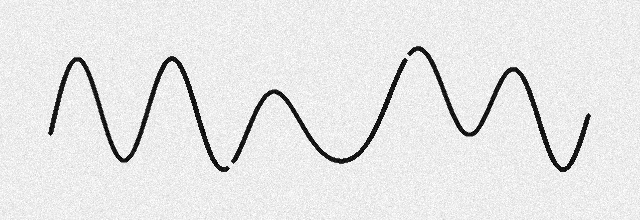
%> input picture data/writer01/forged_random_01.png, 640 x 220 px
$ octave --eval "result = preprocessSignature('../data/writer01/forged_random_01.png');"   (GNU Octave 9; MATLAB toolbox functions it lacks are replaced by stand-ins)
%> lines starting %> are read from the running program, lines starting %| are printed output that depends on the picture; in (x1, y1, x2, y2) boxes, pixels count from 0 and x2, y2 are one past the last pixel; in counts of white or black regions, pixels touching at a corner belong together; the program's own positions count from 1
function [B, info] = preprocessSignature(I, opts)

if nargin < 2, opts = struct(); end
opts = setDefault(opts, 'size',       [128 256]);
opts = setDefault(opts, 'medianSize', [3 3]);
opts = setDefault(opts, 'minBlob',    20);
opts = setDefault(opts, 'deskew',     true);
opts = setDefault(opts, 'pad',        4);

if ischar(I) || isstring(I)
    info.file = char(I);
    [I, map] = imread(char(I));
%> I is the input picture: size 220x640 uint8; min 0, max 255, mean 229.1
%> map = []
    if ~isempty(map) && ndims(I) == 2
        if islogical(I), I = uint8(I); end
        I = ind2rgb(I, map);
    end
else
    info.file = '<matrix>';
end

if ndims(I) == 3
    try
        I = rgb2gray(I);
    catch
        I = 0.2989*double(I(:,:,1)) + 0.5870*double(I(:,:,2)) + 0.1140*double(I(:,:,3));
        if max(I(:)) > 1, I = I / 255; end
    end
end
if islogical(I)
    G = double(I);
else
    G = im2double(I);
end

G = medianFilter(G, opts.medianSize);

lo = min(G(:)); hi = max(G(:));
%> after `lo = min(G(:))`: lo = 0.0353
%> after `hi = max(G(:))`: hi = 0.992
if hi - lo > eps
    G = (G - lo) / (hi - lo);
end

level = otsuLevel(G);
%> in otsuLevel, `counts = histc(min(max(round(x*(nb-1)), 0), nb-1), 0:nb-1);`: counts = 256 values, max 15268 at index 240, min 0 at index 13, mean 550
%> in otsuLevel, `p = counts / max(sum(counts), eps);`: p = 256 values, max 0.108 at index 240, min 0 at index 13, mean 0.00391
%> in otsuLevel, `omega = cumsum(p);`: omega = 256 values from 1.42e-05 to 1
%> in otsuLevel, `mu    = cumsum(p .* idx);`: mu = 256 values from 0 to 0.902
%> in otsuLevel, `muT   = mu(end);`: muT = 0.902
%> in otsuLevel, `denom = omega .* (1 - omega);`: denom = 256 values, max 0.248 at index 238, min 1.11e-16 at index 256, mean 0.0385
%> in otsuLevel, `ok = denom > eps;`: ok = 256 logical values, 255 true
%> in otsuLevel, `[~, k] = max(sigmaB);`: k = 132
%> in otsuLevel, `level = idx(k);`: level = 0.514
%> level = 0.514
B = G > level;
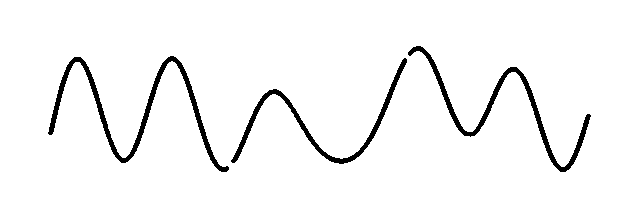
%> B: size 220x640 logical; 96.2% white; 3 black regions, box (x1, y1, x2, y2) and area: (48, 56, 229, 172) 2140, (408, 46, 591, 172) 1796, (231, 58, 407, 164) 1463

if mean(B(:)) > 0.5
    B = ~B;
end
info.otsuLevel = level;
%> info.otsuLevel = 0.514

B = despeckle(B, opts.minBlob);
B = bridgeGaps(B);

if ~any(B(:))
    warning('preprocessSignature:empty', 'No ink found after thresholding.');
    B = false(opts.size);
    info.angle = 0; info.bbox = [1 1 1 1]; info.inkPixels = 0;
    info.aspectRaw = 1;
    return;
end

angle = 0;
if opts.deskew
    [r, c] = find(B);
%> r = 5399 values from 47 to 172; c = 5399 values from 49 to 591
    r = r - mean(r); c = c - mean(c);
%> after `r = r - mean(r)`: r = 5399 values, max 58.69 at index 2106, min -66.31 at index 3646, mean 1.35e-15
%> after `c = c - mean(c)`: c = 5399 values from -260 to 282
    mu20 = mean(c.^2); mu02 = mean(r.^2); mu11 = mean(r.*c);
%> after `mu20 = mean(c.^2)`: mu20 = 27745.2
%> after `mu02 = mean(r.^2)`: mu02 = 977.9
%> after `mu11 = mean(r.*c)`: mu11 = 560.5
    angle = 0.5 * atan2(2*mu11, mu20 - mu02) * 180/pi;
%> angle = 1.2
    angle = max(min(angle, 30), -30);
    if abs(angle) > 1
        B = rotateImg(B, angle);
%> in rotateImg, `Y = imrotate(X, angDeg, 'nearest', 'loose');`:
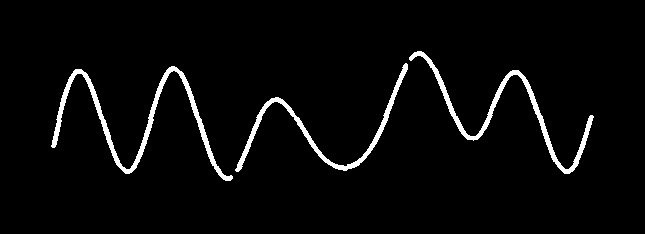
%> Y: size 234x645 logical; 3.6% white; 3 white regions, box (x1, y1, x2, y2) and area: (51, 66, 233, 181) 2139, (409, 51, 594, 174) 1796, (235, 63, 408, 172) 1463
        B = despeckle(B, opts.minBlob);
    end
end
info.angle = angle;
%> info.angle = 1.2

[r, c] = find(B);
%> r = 5398 values from 52 to 181; c = 5398 values from 52 to 594
r1 = min(r); r2 = max(r); c1 = min(c); c2 = max(c);
%> after `r1 = min(r)`: r1 = 52
%> after `r2 = max(r)`: r2 = 181
%> after `c1 = min(c)`: c1 = 52
%> after `c2 = max(c)`: c2 = 594
B = B(r1:r2, c1:c2);
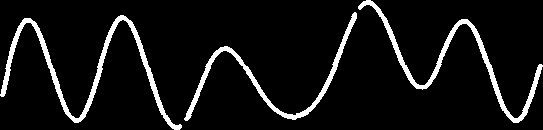
%> B: size 130x543 logical; 7.6% white; 3 white regions, box (x1, y1, x2, y2) and area: (0, 15, 182, 130) 2139, (358, 0, 543, 123) 1796, (184, 12, 357, 121) 1463
info.bbox = [c1 r1 c2-c1+1 r2-r1+1];
%> info.bbox = [52 52 543 130]
info.aspectRaw = size(B,2) / size(B,1);
%> info.aspectRaw = 4.18

target = opts.size;
inner  = target - 2*opts.pad;
s = min(inner(1)/size(B,1), inner(2)/size(B,2));
%> s = 0.457
Bs = resizeImg(B, s) > 0.4;
%> in resizeImg, `Y = imresize(X, s, 'bilinear');`:
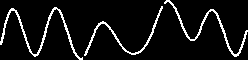
%> Y: size 60x248 logical; 7.7% white in thin lines or dots

canvas = false(target);
r0 = floor((target(1) - size(Bs,1))/2) + 1;
%> r0 = 35
c0 = floor((target(2) - size(Bs,2))/2) + 1;
%> c0 = 5
r0 = max(r0,1); c0 = max(c0,1);
rEnd = min(r0+size(Bs,1)-1, target(1));
%> rEnd = 94
cEnd = min(c0+size(Bs,2)-1, target(2));
%> cEnd = 252
canvas(r0:rEnd, c0:cEnd) = Bs(1:(rEnd-r0+1), 1:(cEnd-c0+1));
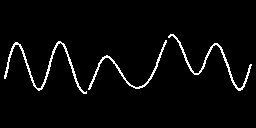
%> canvas: size 128x256 logical; 3.5% white in thin lines or dots, all inside (x1, y1, x2, y2) = (4, 34, 252, 94)
B = canvas;

info.inkPixels = sum(B(:));
%> info.inkPixels = 1140
info.scale     = s;
%> info.scale = 0.457
end

function s = setDefault(s, f, v)
if ~isfield(s, f) || isempty(s.(f)), s.(f) = v; end
end

function Y = medianFilter(X, wsz)
try
    Y = medfilt2(X, wsz, 'symmetric');
    return;
catch
end
m = wsz(1); n = wsz(end);
pr = floor(m/2); pc = floor(n/2);
P  = padReplicate(X, pr, pc);
[h, w] = size(X);
stack = zeros(h, w, m*n);
k = 0;
for i = 1:m
    for j = 1:n
        k = k + 1;
        stack(:,:,k) = P(i:i+h-1, j:j+w-1);
    end
end
Y = median(stack, 3);
end

% [4 lines left out: function padReplicate, not called in this run]

function level = otsuLevel(G)
x = G(:);
x = x(isfinite(x));
if isempty(x), level = 0.5; return; end
nb = 256;
counts = histc(min(max(round(x*(nb-1)), 0), nb-1), 0:nb-1);
counts = counts(:);
p = counts / max(sum(counts), eps);
idx = (0:nb-1)' / (nb-1);
omega = cumsum(p);
mu    = cumsum(p .* idx);
muT   = mu(end);
denom = omega .* (1 - omega);
sigmaB = zeros(nb,1);
ok = denom > eps;
sigmaB(ok) = (muT*omega(ok) - mu(ok)).^2 ./ denom(ok);
[~, k] = max(sigmaB);
level = idx(k);
end

function B = despeckle(B, minArea)
if minArea <= 1 || ~any(B(:)), return; end
try
    B = bwareaopen(B, minArea);
    return;
catch
end
L = labelComponents(B);
if max(L(:)) == 0, return; end
counts = histc(L(L > 0), 1:max(L(:)));
small  = find(counts(:) < minArea);
if ~isempty(small)
    B(ismember(L, small)) = false;
end
end

% [53 lines left out: functions labelComponents, graphLabel, not called in this run]

function B = bridgeGaps(B)
try
    B = imclose(B, strel('disk', 1));
    return;
catch
end
k = ones(3);
D = conv2(double(B), k, 'same') > 0;
E = conv2(double(D), k, 'same') >= sum(k(:));
B = E | B;
end

function Y = resizeImg(X, s)
try
    Y = imresize(X, s, 'bilinear');
    return;
catch
end
[h, w] = size(X);
nh = max(round(h*s), 1); nw = max(round(w*s), 1);
[xi, yi] = meshgrid(linspace(1, w, nw), linspace(1, h, nh));
Y = interp2(1:w, (1:h)', double(X), xi, yi, 'linear', 0);
end

function Y = rotateImg(X, angDeg)
try
    Y = imrotate(X, angDeg, 'nearest', 'loose');
    return;
catch
end
[h, w] = size(X);
t = -angDeg*pi/180;
R = [cos(t) -sin(t); sin(t) cos(t)];
corners = R * [1 1 w w; 1 h 1 h];
nw = ceil(max(corners(1,:)) - min(corners(1,:))) + 1;
nh = ceil(max(corners(2,:)) - min(corners(2,:))) + 1;
[xo, yo] = meshgrid(1:nw, 1:nh);
xc = xo - nw/2; yc = yo - nh/2;
xs =  cos(t)*xc + sin(t)*yc + w/2;
ys = -sin(t)*xc + cos(t)*yc + h/2;
Y = interp2(1:w, (1:h)', double(X), xs, ys, 'nearest', 0) > 0.5;
end

$ run again, on data/writer01/forged_random_02.png
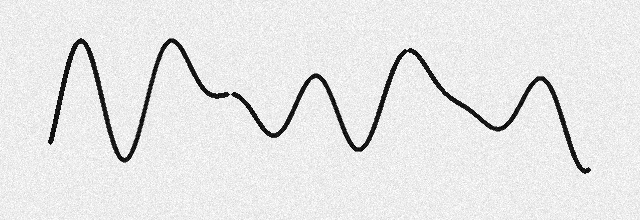
%> input picture data/writer01/forged_random_02.png, 640 x 220 px
%> in preprocessSignature, I is the input picture: size 220x640 uint8; min 0, max 255, mean 229.4
%> map = []
%> lo = 0.0353
%> hi = 0.988
%> counts = 256 values, max 15188 at index 240, min 0 at index 12, mean 550
%> p = 256 values, max 0.108 at index 240, min 0 at index 12, mean 0.00391
%> omega = 256 values from 2.84e-05 to 1
%> mu = 256 values from 0 to 0.907
%> muT = 0.907
%> denom = 256 values, max 0.248 at index 239, min 2.22e-16 at index 256, mean 0.0375
%> ok = 256 logical values, 255 true
%> k = 133
%> in otsuLevel, `level = idx(k);`: level = 0.518
%> in preprocessSignature, `B = G > level;`:
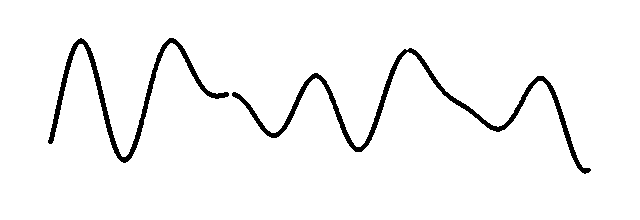
%> B: size 220x640 logical; 96.3% white; 2 black regions, box (x1, y1, x2, y2) and area: (232, 48, 591, 174) 2995, (48, 38, 229, 163) 2208
%> in preprocessSignature, `[r, c] = find(B);`: r = 5203 values from 39 to 174; c = 5203 values from 49 to 591
%> in preprocessSignature, `r = r - mean(r)`: r = 5203 values, max 71.87 at index 5176, min -63.13 at index 530, mean -2.8e-15
%> in preprocessSignature, `c = c - mean(c)`: c = 5203 values from -242 to 300
%> mu20 = 27781.1
%> mu02 = 942.7
%> mu11 = 1136.8
%> angle = 2.42
%> in preprocessSignature, `[r, c] = find(B);`: r = 5203 values from 59 to 185; c = 5203 values from 55 to 598
%> r1 = 59
%> r2 = 185
%> c1 = 55
%> c2 = 598
%> info.bbox = [55 59 544 127]
%> in preprocessSignature, `canvas(r0:rEnd, c0:cEnd) = Bs(1:(rEnd-r0+1), 1:(cEnd-c0+1));`:
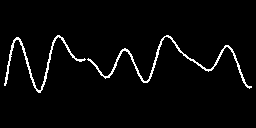
%> canvas: size 128x256 logical; 3.3% white in thin lines or dots, all inside (x1, y1, x2, y2) = (4, 35, 252, 93)
%> info.inkPixels = 1093

$ run again, on data/writer01/forged_random_03.png
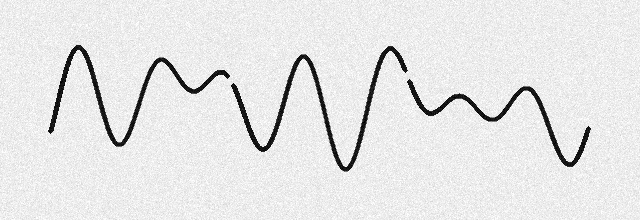
%> input picture data/writer01/forged_random_03.png, 640 x 220 px
%> in preprocessSignature, I is the input picture: size 220x640 uint8; min 0, max 255, mean 229.1
%> map = []
%> lo = 0.0392
%> hi = 0.988
%> counts = 256 values, max 14912 at index 240, min 0 at index 11, mean 550
%> p = 256 values, max 0.106 at index 240, min 0 at index 11, mean 0.00391
%> omega = 256 values from 1.42e-05 to 1
%> mu = 256 values from 0 to 0.905
%> muT = 0.905
%> denom = 256 values, max 0.248 at index 239, min -2.22e-16 at index 256, mean 0.0391
%> ok = 256 logical values, 255 true
%> k = 133
%> in otsuLevel, `level = idx(k);`: level = 0.518
%> in preprocessSignature, `B = G > level;`:
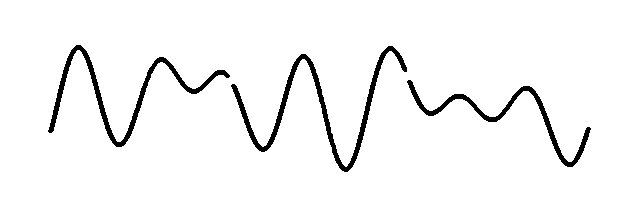
%> B: size 220x640 logical; 96.1% white; 3 black regions, box (x1, y1, x2, y2) and area: (231, 46, 407, 172) 2226, (48, 45, 230, 147) 1854, (407, 80, 591, 167) 1409
%> in preprocessSignature, `[r, c] = find(B);`: r = 5489 values from 46 to 172; c = 5489 values from 49 to 591
%> in preprocessSignature, `r = r - mean(r)`: r = 5489 values, max 66.91 at index 3302, min -59.09 at index 435, mean 2.65e-15
%> in preprocessSignature, `c = c - mean(c)`: c = 5489 values from -252.4 to 289.6
%> mu20 = 24568.3
%> mu02 = 899.3
%> mu11 = 1474.8
%> angle = 3.55
%> in preprocessSignature, `[r, c] = find(B);`: r = 5483 values from 63 to 190; c = 5483 values from 57 to 598
%> r1 = 63
%> r2 = 190
%> c1 = 57
%> c2 = 598
%> info.bbox = [57 63 542 128]
%> in preprocessSignature, `canvas(r0:rEnd, c0:cEnd) = Bs(1:(rEnd-r0+1), 1:(cEnd-c0+1));`:
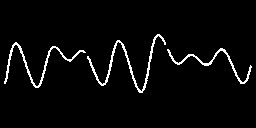
%> canvas: size 128x256 logical; 3.6% white in thin lines or dots, all inside (x1, y1, x2, y2) = (4, 34, 252, 93)
%> info.inkPixels = 1164

$ run again, on data/writer01/forged_random_04.png
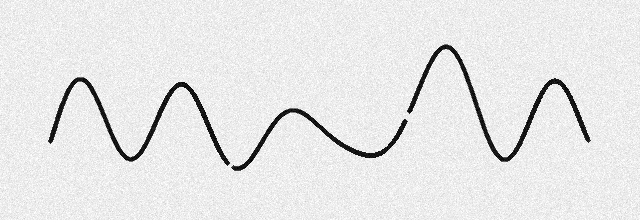
%> input picture data/writer01/forged_random_04.png, 640 x 220 px
%> in preprocessSignature, I is the input picture: size 220x640 uint8; min 0, max 255, mean 230.3
%> map = []
%> lo = 0.0314
%> hi = 0.996
%> counts = 256 values, max 15513 at index 238, min 0 at index 15, mean 550
%> p = 256 values, max 0.11 at index 238, min 0 at index 15, mean 0.00391
%> omega = 256 values from 7.1e-06 to 1
%> mu = 256 values from 0 to 0.903
%> muT = 0.903
%> denom = 256 values, max 0.248 at index 237, min 1.11e-16 at index 256, mean 0.0339
%> ok = 256 logical values, 255 true
%> k = 131
%> in otsuLevel, `level = idx(k);`: level = 0.51
%> in preprocessSignature, `B = G > level;`:
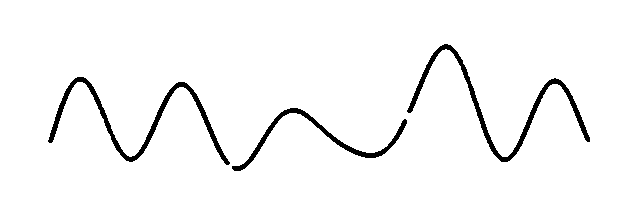
%> B: size 220x640 logical; 96.8% white; 3 black regions, box (x1, y1, x2, y2) and area: (407, 44, 590, 162) 1774, (48, 77, 230, 165) 1697, (232, 108, 407, 171) 1079
%> in preprocessSignature, `[r, c] = find(B);`: r = 4550 values from 45 to 171; c = 4550 values from 49 to 590
%> in preprocessSignature, `r = r - mean(r)`: r = 4550 values, max 53.06 at index 1709, min -72.94 at index 3132, mean -2e-15
%> in preprocessSignature, `c = c - mean(c)`: c = 4550 values from -272.4 to 268.6
%> mu20 = 27764.4
%> mu02 = 824.5
%> mu11 = -673.3
%> angle = -1.43
%> in preprocessSignature, `[r, c] = find(B);`: r = 4551 values from 56 to 177; c = 4551 values from 51 to 592
%> r1 = 56
%> r2 = 177
%> c1 = 51
%> c2 = 592
%> info.bbox = [51 56 542 122]
%> in preprocessSignature, `canvas(r0:rEnd, c0:cEnd) = Bs(1:(rEnd-r0+1), 1:(cEnd-c0+1));`:
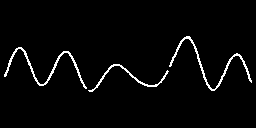
%> canvas: size 128x256 logical; 2.9% white in thin lines or dots, all inside (x1, y1, x2, y2) = (4, 36, 252, 92)
%> info.inkPixels = 956
